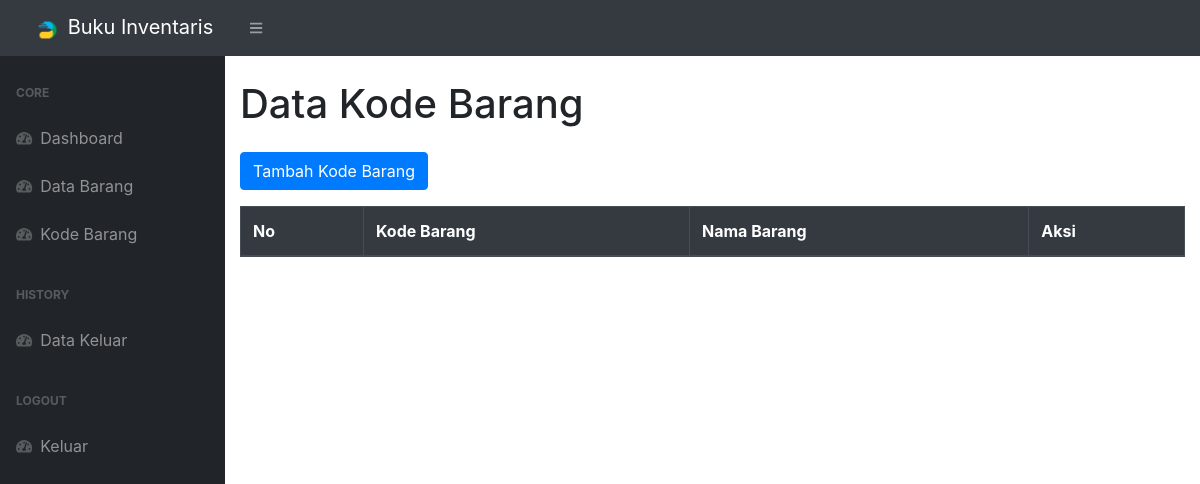
Before: /data_kode_barang.php (signed in) with the older database file.
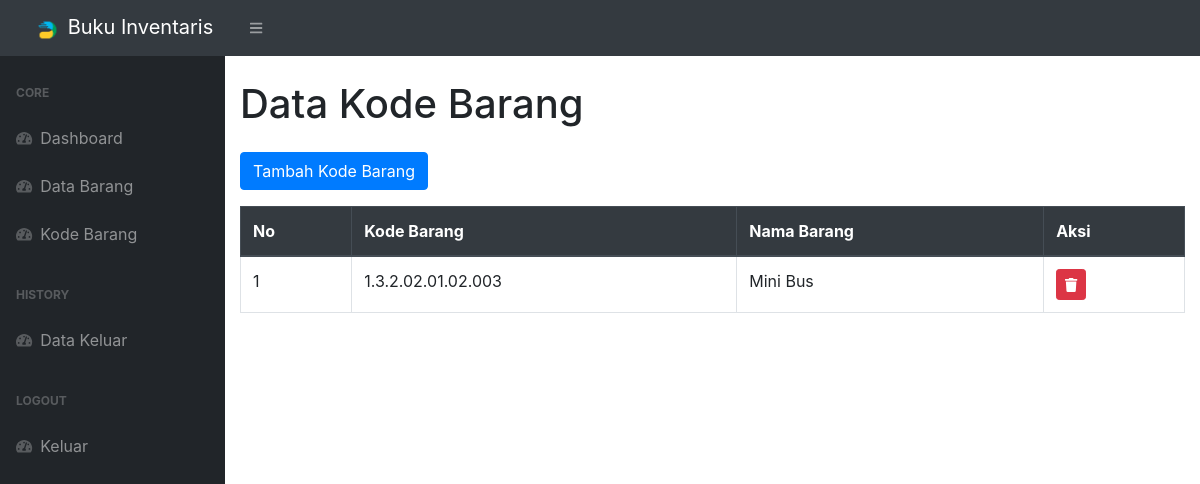
After: the same page with the newer database file.
### tables this page shows
CREATE TABLE `kode_barang` (
  `idx` int(3) NOT NULL,
  `kode_barang` varchar(20) NOT NULL,
  `nama_barang` varchar(50) NOT NULL
);

### data_kode_barang.php (the view, shortened to what this page needs)
<!DOCTYPE html>
<html>
    <head>
        <link href="css/styles.css" rel="stylesheet" />
        <link rel="stylesheet" href="https://maxcdn.bootstrapcdn.com/bootstrap/4.5.2/css/bootstrap.min.css">
        <link href="https://cdn.datatables.net/1.10.20/css/dataTables.bootstrap4.min.css" rel="stylesheet" />
    </head>
    <body class="sb-nav-fixed">
    <nav class="sb-topnav navbar navbar-expand navbar-dark bg-dark">
            <a class="navbar-brand" href="index.php">
                <img src="assets/img/Logo-JDS.png" alt="Logo" width="30" height="30" class="d-inline-block align-text-top">
                Buku Inventaris
            </a>
            <button class="btn btn-link btn-sm order-1 order-lg-0" id="sidebarToggle" href="#"><i class="fas fa-bars"></i></button>
        </nav>
        <div id="layoutSidenav">
            <div id="layoutSidenav_nav">
                <nav class="sb-sidenav accordion sb-sidenav-dark" id="sidenavAccordion">
                    <div class="sb-sidenav-menu">
                        <div class="nav">
                            <div class="sb-sidenav-menu-heading">Core</div>
                            <a class="nav-link" href="index.php">
                                <div class="sb-nav-link-icon"><i class="fas fa-tachometer-alt"></i></div>
                                Dashboard
                            </a>
                            <a class="nav-link" href="barang.php">
                                <div class="sb-nav-link-icon"><i class="fas fa-tachometer-alt"></i></div>
                                Data Barang
                            </a>
                            <a class="nav-link" href="data_kode_barang.php">
                                <div class="sb-nav-link-icon"><i class="fas fa-tachometer-alt"></i></div>
                                Kode Barang
                            </a>
                            <div class="sb-sidenav-menu-heading">History</div>
                            <a class="nav-link" href="barang_keluar.php">
                                <div class="sb-nav-link-icon"><i class="fas fa-tachometer-alt"></i></div>
                                Data Keluar
                            </a>
                            <div class="sb-sidenav-menu-heading">Logout</div>
                            <a class="nav-link" href="logout.php" onclick="return confirmLogout()">
                                <div class="sb-nav-link-icon"><i class="fas fa-tachometer-alt"></i></div>
                                Keluar
                            </a>
                        </div>
                    </div>
                </nav>
            </div>
            <div id="layoutSidenav_content">
                <div class="container-fluid">
                    <h1 class="my-4">Data Kode Barang</h1>
            <a href="tambah_kode_barang.php" class="btn btn-primary mb-3">Tambah Kode Barang</a>
            <table class="table table-bordered table-hover">
                <thead class="thead-dark">
                    <tr>
                        <th>No</th>
                        <th scope="col">Kode Barang</th>
                        <th scope="col">Nama Barang</th>
                        <th scope="col">Aksi</th>
                    </tr>
                </thead>
                <tbody>
                    <?php
                    $host = "localhost";
                    $username = "username";
                    $password = "password";
                    $database = "stockbarang";
                    $conn = mysqli_connect($host, $username, $password, $database);
                    $sql = "SELECT * FROM kode_barang";
                    $result = mysqli_query($conn, $sql);
                    $no = 1;
                    if ($result) {
                        while ($row = mysqli_fetch_assoc($result)) {
                            echo '<tr>';
                            echo '<td>' . $no . '</td>';
                            echo '<td>' . $row['kode_barang'] . "</td>";
                            echo '<td>' . $row['nama_barang'] . "</td>";
                            echo '<td>';
                            echo '<button onclick="openDeleteModal(' . $row['idx'] . ')" class="btn btn-danger btn-sm"><i class="fas fa-trash"></i></button>';
                            echo '</td>';
                            echo '</tr>';
                            $no++;
                        }
                    } else {
                        echo "Error in query: " . mysqli_error($conn);
                    }
                    ?>
                    </tbody>
                    </table>
                    <link rel="stylesheet" href="https://maxcdn.bootstrapcdn.com/bootstrap/4.5.2/css/bootstrap.min.css">
    </body>
</html>

Changed rows visible on the page:
added kode_barang: kode_barang "1.3.2.02.01.02.003", nama_barang "Mini Bus"
